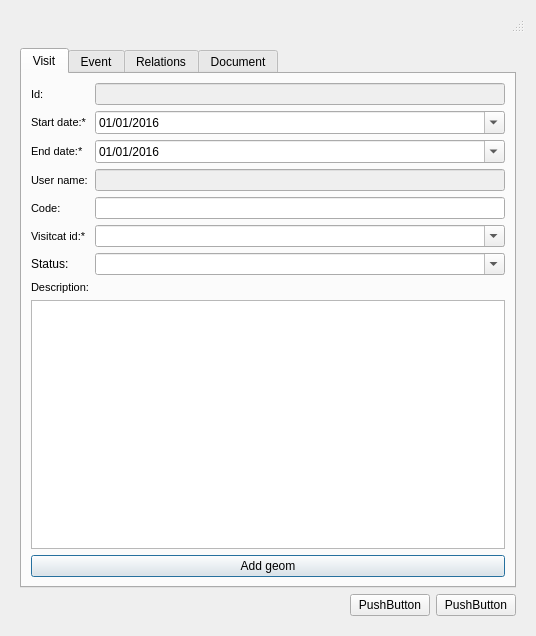
<?xml version="1.0" encoding="UTF-8"?>
<ui version="4.0">
 <class>dlg_visit</class>
 <widget class="QDialog" name="dlg_visit">
  <property name="geometry">
   <rect>
    <x>0</x>
    <y>0</y>
    <width>536</width>
    <height>636</height>
   </rect>
  </property>
  <property name="windowTitle">
   <string>Visit</string>
  </property>
  <layout class="QVBoxLayout" name="verticalLayout_3">
   <item>
    <widget class="QStatusBar" name="statusbar"/>
   </item>
   <item>
    <widget class="QWidget" name="centralwidget" native="true">
     <layout class="QVBoxLayout" name="verticalLayout_2">
      <item>
       <widget class="QTabWidget" name="tab_widget">
        <property name="currentIndex">
         <number>0</number>
        </property>
        <widget class="QWidget" name="tab_visit">
         <attribute name="title">
          <string>Visit</string>
         </attribute>
         <layout class="QGridLayout" name="gridLayout">
          <item row="7" column="0">
           <widget class="QLabel" name="lbl_descript">
            <property name="font">
             <font>
              <pointsize>8</pointsize>
             </font>
            </property>
            <property name="frameShape">
             <enum>QFrame::NoFrame</enum>
            </property>
            <property name="frameShadow">
             <enum>QFrame::Plain</enum>
            </property>
            <property name="text">
             <string>Description:</string>
            </property>
            <property name="textFormat">
             <enum>Qt::AutoText</enum>
            </property>
            <property name="scaledContents">
             <bool>false</bool>
            </property>
            <property name="alignment">
             <set>Qt::AlignLeading|Qt::AlignLeft|Qt::AlignVCenter</set>
            </property>
            <property name="margin">
             <number>3</number>
            </property>
           </widget>
          </item>
          <item row="1" column="1">
           <widget class="QDateTimeEdit" name="startdate">
            <property name="enabled">
             <bool>true</bool>
            </property>
            <property name="date">
             <date>
              <year>2016</year>
              <month>1</month>
              <day>1</day>
             </date>
            </property>
            <property name="displayFormat">
             <string>dd/MM/yyyy</string>
            </property>
            <property name="calendarPopup">
             <bool>true</bool>
            </property>
           </widget>
          </item>
          <item row="1" column="0">
           <widget class="QLabel" name="lbl_start_date">
            <property name="maximumSize">
             <size>
              <width>66</width>
              <height>16777215</height>
             </size>
            </property>
            <property name="font">
             <font>
              <pointsize>8</pointsize>
              <weight>50</weight>
              <bold>false</bold>
             </font>
            </property>
            <property name="frameShape">
             <enum>QFrame::NoFrame</enum>
            </property>
            <property name="frameShadow">
             <enum>QFrame::Plain</enum>
            </property>
            <property name="text">
             <string>Start date:* </string>
            </property>
            <property name="textFormat">
             <enum>Qt::AutoText</enum>
            </property>
            <property name="scaledContents">
             <bool>false</bool>
            </property>
            <property name="alignment">
             <set>Qt::AlignLeading|Qt::AlignLeft|Qt::AlignVCenter</set>
            </property>
            <property name="margin">
             <number>3</number>
            </property>
           </widget>
          </item>
          <item row="0" column="0">
           <widget class="QLabel" name="lbl_id">
            <property name="font">
             <font>
              <pointsize>8</pointsize>
              <weight>50</weight>
              <bold>false</bold>
             </font>
            </property>
            <property name="frameShape">
             <enum>QFrame::NoFrame</enum>
            </property>
            <property name="frameShadow">
             <enum>QFrame::Plain</enum>
            </property>
            <property name="text">
             <string>Id:</string>
            </property>
            <property name="textFormat">
             <enum>Qt::AutoText</enum>
            </property>
            <property name="scaledContents">
             <bool>false</bool>
            </property>
            <property name="alignment">
             <set>Qt::AlignLeading|Qt::AlignLeft|Qt::AlignVCenter</set>
            </property>
            <property name="margin">
             <number>3</number>
            </property>
           </widget>
          </item>
          <item row="4" column="1">
           <widget class="QLineEdit" name="ext_code">
            <property name="enabled">
             <bool>true</bool>
            </property>
            <property name="frame">
             <bool>true</bool>
            </property>
           </widget>
          </item>
          <item row="0" column="1">
           <widget class="QLineEdit" name="visit_id">
            <property name="enabled">
             <bool>false</bool>
            </property>
            <property name="frame">
             <bool>true</bool>
            </property>
           </widget>
          </item>
          <item row="2" column="1">
           <widget class="QDateTimeEdit" name="enddate">
            <property name="enabled">
             <bool>true</bool>
            </property>
            <property name="date">
             <date>
              <year>2016</year>
              <month>1</month>
              <day>1</day>
             </date>
            </property>
            <property name="displayFormat">
             <string>dd/MM/yyyy</string>
            </property>
            <property name="calendarPopup">
             <bool>true</bool>
            </property>
           </widget>
          </item>
          <item row="5" column="0">
           <widget class="QLabel" name="lbl_visitcat_id">
            <property name="font">
             <font>
              <pointsize>8</pointsize>
             </font>
            </property>
            <property name="frameShape">
             <enum>QFrame::NoFrame</enum>
            </property>
            <property name="frameShadow">
             <enum>QFrame::Plain</enum>
            </property>
            <property name="text">
             <string>Visitcat id:*</string>
            </property>
            <property name="textFormat">
             <enum>Qt::AutoText</enum>
            </property>
            <property name="scaledContents">
             <bool>false</bool>
            </property>
            <property name="alignment">
             <set>Qt::AlignLeading|Qt::AlignLeft|Qt::AlignVCenter</set>
            </property>
            <property name="margin">
             <number>3</number>
            </property>
           </widget>
          </item>
          <item row="2" column="0">
           <widget class="QLabel" name="lbl_end_date">
            <property name="maximumSize">
             <size>
              <width>59</width>
              <height>16777215</height>
             </size>
            </property>
            <property name="font">
             <font>
              <pointsize>8</pointsize>
              <weight>50</weight>
              <bold>false</bold>
             </font>
            </property>
            <property name="frameShape">
             <enum>QFrame::NoFrame</enum>
            </property>
            <property name="frameShadow">
             <enum>QFrame::Plain</enum>
            </property>
            <property name="text">
             <string>End date:*</string>
            </property>
            <property name="textFormat">
             <enum>Qt::AutoText</enum>
            </property>
            <property name="scaledContents">
             <bool>false</bool>
            </property>
            <property name="alignment">
             <set>Qt::AlignLeading|Qt::AlignLeft|Qt::AlignVCenter</set>
            </property>
            <property name="margin">
             <number>3</number>
            </property>
           </widget>
          </item>
          <item row="3" column="0">
           <widget class="QLabel" name="lbl_user_name">
            <property name="font">
             <font>
              <pointsize>8</pointsize>
              <weight>50</weight>
              <bold>false</bold>
             </font>
            </property>
            <property name="frameShape">
             <enum>QFrame::NoFrame</enum>
            </property>
            <property name="frameShadow">
             <enum>QFrame::Plain</enum>
            </property>
            <property name="text">
             <string>User name:</string>
            </property>
            <property name="textFormat">
             <enum>Qt::AutoText</enum>
            </property>
            <property name="scaledContents">
             <bool>false</bool>
            </property>
            <property name="alignment">
             <set>Qt::AlignLeading|Qt::AlignLeft|Qt::AlignVCenter</set>
            </property>
            <property name="margin">
             <number>3</number>
            </property>
           </widget>
          </item>
          <item row="5" column="1">
           <widget class="QComboBox" name="visitcat_id">
            <property name="editable">
             <bool>true</bool>
            </property>
            <property name="sizeAdjustPolicy">
             <enum>QComboBox::AdjustToContents</enum>
            </property>
           </widget>
          </item>
          <item row="6" column="1">
           <widget class="QComboBox" name="status">
            <property name="editable">
             <bool>true</bool>
            </property>
           </widget>
          </item>
          <item row="3" column="1">
           <widget class="QLineEdit" name="user_name">
            <property name="enabled">
             <bool>false</bool>
            </property>
            <property name="frame">
             <bool>true</bool>
            </property>
           </widget>
          </item>
          <item row="6" column="0">
           <widget class="QLabel" name="lbl_status">
            <property name="maximumSize">
             <size>
              <width>40</width>
              <height>16777215</height>
             </size>
            </property>
            <property name="text">
             <string>Status:</string>
            </property>
           </widget>
          </item>
          <item row="4" column="0">
           <widget class="QLabel" name="lbl_code">
            <property name="font">
             <font>
              <pointsize>8</pointsize>
              <weight>50</weight>
              <bold>false</bold>
             </font>
            </property>
            <property name="frameShape">
             <enum>QFrame::NoFrame</enum>
            </property>
            <property name="frameShadow">
             <enum>QFrame::Plain</enum>
            </property>
            <property name="text">
             <string>Code:</string>
            </property>
            <property name="textFormat">
             <enum>Qt::AutoText</enum>
            </property>
            <property name="scaledContents">
             <bool>false</bool>
            </property>
            <property name="alignment">
             <set>Qt::AlignLeading|Qt::AlignLeft|Qt::AlignVCenter</set>
            </property>
            <property name="margin">
             <number>3</number>
            </property>
           </widget>
          </item>
          <item row="8" column="0" colspan="2">
           <widget class="QTextEdit" name="descript"/>
          </item>
          <item row="9" column="0" colspan="2">
           <widget class="QPushButton" name="btn_add_geom">
            <property name="text">
             <string>Add geom</string>
            </property>
            <property name="icon">
             <iconset>
              <normaloff>../icons/133.png</normaloff>../icons/133.png</iconset>
            </property>
           </widget>
          </item>
         </layout>
        </widget>
        <widget class="QWidget" name="tab_event">
         <attribute name="title">
          <string>Event</string>
         </attribute>
         <layout class="QVBoxLayout" name="verticalLayout_5">
          <item>
           <layout class="QHBoxLayout" name="horizontalLayout_10" stretch="1">
            <item>
             <widget class="QComboBox" name="parameter_type_id">
              <property name="editable">
               <bool>true</bool>
              </property>
             </widget>
            </item>
           </layout>
          </item>
          <item>
           <layout class="QHBoxLayout" name="horizontalLayout_11" stretch="1">
            <item>
             <widget class="QComboBox" name="parameter_id">
              <property name="editable">
               <bool>true</bool>
              </property>
             </widget>
            </item>
           </layout>
          </item>
          <item>
           <layout class="QHBoxLayout" name="horizontalLayout_12">
            <item>
             <widget class="QPushButton" name="btn_event_insert">
              <property name="text">
               <string>INSERT EVENT</string>
              </property>
              <property name="autoDefault">
               <bool>true</bool>
              </property>
             </widget>
            </item>
           </layout>
          </item>
          <item>
           <widget class="QLabel" name="lbl_info">
            <property name="font">
             <font>
              <weight>50</weight>
              <italic>false</italic>
              <bold>false</bold>
             </font>
            </property>
            <property name="text">
             <string>From toolbar only STANDARD EVENTS are enabled.</string>
            </property>
           </widget>
          </item>
          <item>
           <widget class="Line" name="line">
            <property name="orientation">
             <enum>Qt::Horizontal</enum>
            </property>
           </widget>
          </item>
          <item>
           <layout class="QHBoxLayout" name="horizontalLayout_13">
            <item>
             <widget class="QPushButton" name="btn_event_update">
              <property name="text">
               <string>UPDATE EVENT</string>
              </property>
             </widget>
            </item>
           </layout>
          </item>
          <item>
           <widget class="QPushButton" name="btn_event_delete">
            <property name="text">
             <string>DELETE EVENT</string>
            </property>
           </widget>
          </item>
          <item>
           <widget class="QTableView" name="tbl_event">
            <property name="sortingEnabled">
             <bool>true</bool>
            </property>
           </widget>
          </item>
         </layout>
        </widget>
        <widget class="QWidget" name="tab_relations">
         <attribute name="title">
          <string>Relations</string>
         </attribute>
         <layout class="QGridLayout" name="gridLayout_2">
          <item row="0" column="0">
           <widget class="QLineEdit" name="feature_id"/>
          </item>
          <item row="0" column="3">
           <widget class="QPushButton" name="btn_feature_snapping">
            <property name="text">
             <string/>
            </property>
            <property name="icon">
             <iconset>
              <normaloff>../icons/137.png</normaloff>../icons/137.png</iconset>
            </property>
           </widget>
          </item>
          <item row="0" column="2">
           <widget class="QPushButton" name="btn_feature_delete">
            <property name="text">
             <string/>
            </property>
            <property name="icon">
             <iconset>
              <normaloff>../icons/112.png</normaloff>../icons/112.png</iconset>
            </property>
           </widget>
          </item>
          <item row="0" column="1">
           <widget class="QPushButton" name="btn_feature_insert">
            <property name="text">
             <string/>
            </property>
            <property name="icon">
             <iconset>
              <normaloff>../icons/111.png</normaloff>../icons/111.png</iconset>
            </property>
           </widget>
          </item>
          <item row="1" column="0" colspan="4">
           <widget class="QTabWidget" name="tab_feature">
            <property name="currentIndex">
             <number>0</number>
            </property>
            <widget class="QWidget" name="tab_arc">
             <attribute name="title">
              <string>Arc</string>
             </attribute>
             <layout class="QGridLayout" name="gridLayout_3">
              <item row="0" column="0">
               <widget class="QTableView" name="tbl_om_visit_x_arc"/>
              </item>
             </layout>
            </widget>
            <widget class="QWidget" name="tab_node">
             <attribute name="title">
              <string>Node</string>
             </attribute>
             <layout class="QGridLayout" name="gridLayout_4">
              <item row="0" column="0">
               <widget class="QTableView" name="tbl_om_visit_x_node"/>
              </item>
             </layout>
            </widget>
            <widget class="QWidget" name="tab_connec">
             <attribute name="title">
              <string>Connec</string>
             </attribute>
             <layout class="QGridLayout" name="gridLayout_5">
              <item row="0" column="0">
               <widget class="QTableView" name="tbl_om_visit_x_connec"/>
              </item>
             </layout>
            </widget>
            <widget class="QWidget" name="tab_gully">
             <attribute name="title">
              <string>Gully</string>
             </attribute>
             <layout class="QGridLayout" name="gridLayout_6">
              <item row="0" column="0">
               <widget class="QTableView" name="tbl_om__visit_x_gully"/>
              </item>
             </layout>
            </widget>
           </widget>
          </item>
         </layout>
        </widget>
        <widget class="QWidget" name="tab_document">
         <attribute name="title">
          <string>Document</string>
         </attribute>
         <layout class="QVBoxLayout" name="verticalLayout_6">
          <item>
           <layout class="QHBoxLayout" name="horizontalLayout_14">
            <item>
             <widget class="QLineEdit" name="doc_id"/>
            </item>
            <item>
             <widget class="QPushButton" name="btn_doc_insert">
              <property name="text">
               <string/>
              </property>
              <property name="icon">
               <iconset>
                <normaloff>../icons/111.png</normaloff>../icons/111.png</iconset>
              </property>
             </widget>
            </item>
            <item>
             <widget class="QPushButton" name="btn_doc_delete">
              <property name="text">
               <string/>
              </property>
              <property name="icon">
               <iconset>
                <normaloff>../icons/112.png</normaloff>../icons/112.png</iconset>
              </property>
             </widget>
            </item>
            <item>
             <widget class="QPushButton" name="btn_doc_new">
              <property name="text">
               <string/>
              </property>
              <property name="icon">
               <iconset>
                <normaloff>../icons/34.png</normaloff>../icons/34.png</iconset>
              </property>
             </widget>
            </item>
            <item>
             <widget class="QPushButton" name="btn_open_doc">
              <property name="text">
               <string/>
              </property>
              <property name="icon">
               <iconset>
                <normaloff>../icons/170.png</normaloff>../icons/170.png</iconset>
              </property>
             </widget>
            </item>
           </layout>
          </item>
          <item>
           <widget class="QTableView" name="tbl_document">
            <property name="enabled">
             <bool>true</bool>
            </property>
            <property name="sortingEnabled">
             <bool>true</bool>
            </property>
           </widget>
          </item>
         </layout>
        </widget>
       </widget>
      </item>
      <item>
       <layout class="QHBoxLayout" name="horizontalLayout">
        <item>
         <spacer name="horizontalSpacer">
          <property name="orientation">
           <enum>Qt::Horizontal</enum>
          </property>
          <property name="sizeHint" stdset="0">
           <size>
            <width>40</width>
            <height>20</height>
           </size>
          </property>
         </spacer>
        </item>
        <item>
         <widget class="QPushButton" name="btn_accept">
          <property name="text">
           <string>PushButton</string>
          </property>
         </widget>
        </item>
        <item>
         <widget class="QPushButton" name="btn_cancel">
          <property name="text">
           <string>PushButton</string>
          </property>
         </widget>
        </item>
       </layout>
      </item>
     </layout>
    </widget>
   </item>
  </layout>
 </widget>
 <tabstops>
  <tabstop>tab_widget</tabstop>
  <tabstop>descript</tabstop>
  <tabstop>btn_add_geom</tabstop>
  <tabstop>parameter_type_id</tabstop>
  <tabstop>parameter_id</tabstop>
  <tabstop>btn_event_insert</tabstop>
  <tabstop>btn_event_update</tabstop>
  <tabstop>btn_event_delete</tabstop>
  <tabstop>tbl_event</tabstop>
  <tabstop>doc_id</tabstop>
  <tabstop>btn_doc_insert</tabstop>
  <tabstop>btn_doc_delete</tabstop>
  <tabstop>btn_doc_new</tabstop>
  <tabstop>btn_open_doc</tabstop>
  <tabstop>tbl_document</tabstop>
 </tabstops>
 <resources/>
 <connections/>
</ui>
